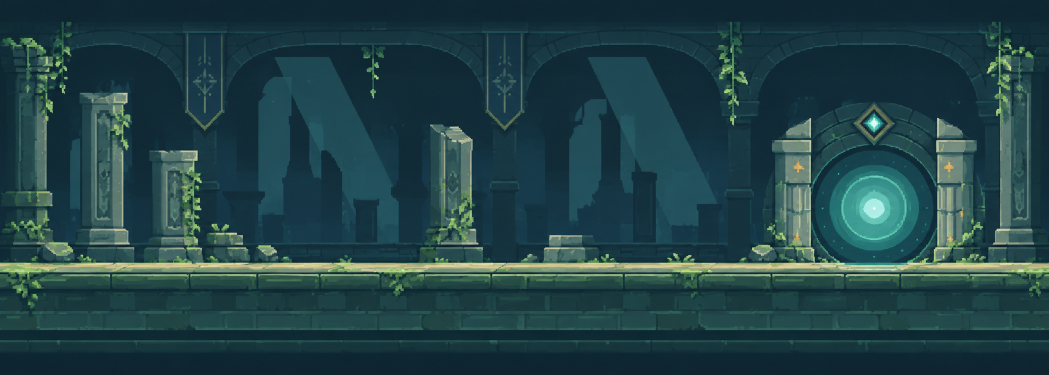
#> input picture assets/03_world/dungeon/source/ruins_portal_art_original.png, 2098 x 750 px (shown at 1/2 size)
$ python prepare_world_art.py
#> lines starting #> are read from the running program, lines starting #| are printed output that depends on the picture; after the words box and inside, x2 and y2 are one past the last pixel; in counts of white or black regions, pixels touching at a corner belong together
#!/usr/bin/env python3
"""Regenerate small Godot previews from the exact image generation sources.

Requires Pillow installed ONLY in the art authoring environment:
    python3 -m pip install Pillow
    python3 scripts/prepare_world_art.py
Does not overwrite the source masters. No game runtime dependency.
"""
from pathlib import Path
try:
    from PIL import Image
except ImportError as exc:
    raise SystemExit("Install Pillow to author/re-export world art: python3 -m pip install Pillow") from exc

ROOT = Path(__file__).resolve().parents[1]
WORLD = ROOT / "assets/03_world/dungeon"
EXPORTS = WORLD / "exports"
EXPORTS.mkdir(parents=True, exist_ok=True)

def save_preview(source: Path, target: Path, width: int, palette: int, keep_alpha: bool) -> None:
#> called with width = 448, palette = 16, keep_alpha = False
    im = Image.open(source).convert("RGBA")
    height = round(im.height * width / im.width)
#> height = 160
    im = im.resize((width,height), Image.Resampling.NEAREST)
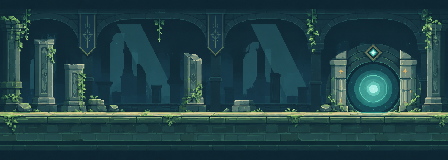
#> im: PIL image 448x160 RGBA; mean R, G, B, A 33.5, 66, 70.4, 255
    if keep_alpha:
        alpha = im.getchannel("A").point(lambda a: 255 if a >= 128 else 0)
        im.putalpha(alpha)
        clean = Image.new("RGBA", im.size, (0,0,0,0))
        clean.alpha_composite(im)
        result = clean.quantize(colors=palette, method=Image.Quantize.FASTOCTREE, dither=Image.Dither.NONE)
    else:
        result = im.convert("RGB").quantize(colors=palette, method=Image.Quantize.FASTOCTREE, dither=Image.Dither.NONE)
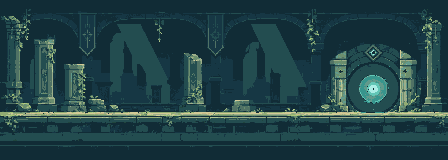
#> result: PIL image 448x160 P; mean R, G, B 33, 65.4, 69.7
    result.save(target, "PNG", optimize=True, compress_level=9)
    print(f"{source.name} -> {target.name} ({width}x{height})")
#| ruins_portal_art_original.png -> ruins_backdrop_448x160.png (448x160)

save_preview(WORLD/"source/ruins_portal_art_original.png", EXPORTS/"ruins_backdrop_448x160.png", 448,16,False)
save_preview(WORLD/"source/ruins_props_atlas_original.png", EXPORTS/"ruins_props_384x288_preview.png",384,16,True)
#> call 2 of save_preview, with width = 384, palette = 16, keep_alpha = True
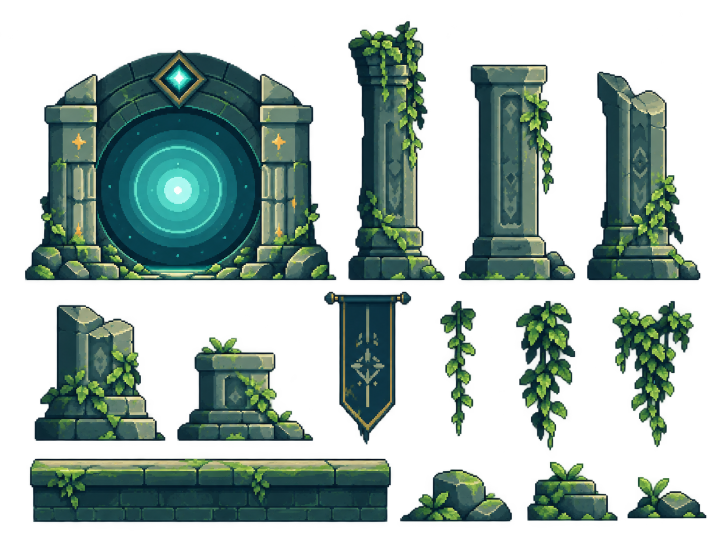
#> input picture assets/03_world/dungeon/source/ruins_props_atlas_original.png, 1448 x 1086 px (shown at 1/2 size)
#> in save_preview, im is the input picture: PIL image 1448x1086 RGBA; mean R, G, B, A 26, 44.8, 38.2, 110.6
#> in save_preview (call 2), `im = im.resize((width,height), Image.Resampling.NEAREST)`:
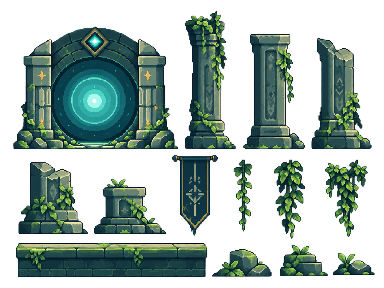
#> im: PIL image 384x288 RGBA; mean R, G, B, A 26.1, 44.9, 38.3, 111.3; transparent parts drawn white
#> in save_preview (call 2), `alpha = im.getchannel("A").point(lambda a: 255 if a >= 128 else 0)`:
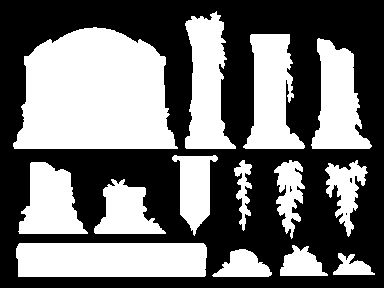
#> alpha: PIL image 384x288 L; 44.2% white; 14 white regions, largest, box (x1, y1, x2, y2) and area: (13, 27, 178, 149) 15945, (16, 243, 207, 277) 6420, (185, 11, 236, 149) 4417
#> in save_preview (call 2), `clean = Image.new("RGBA", im.size, (0,0,0,0))`: clean: PIL image 384x288 RGBA; every value is 0
#> in save_preview (call 2), `result = clean.quantize(colors=palette, method=Image.Quantize.FASTOCTR..`:
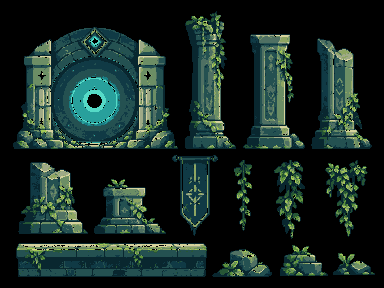
#> result: PIL image 384x288 P; mean R, G, B 22.3, 39.3, 34.1
#| ruins_props_atlas_original.png -> ruins_props_384x288_preview.png (384x288)
